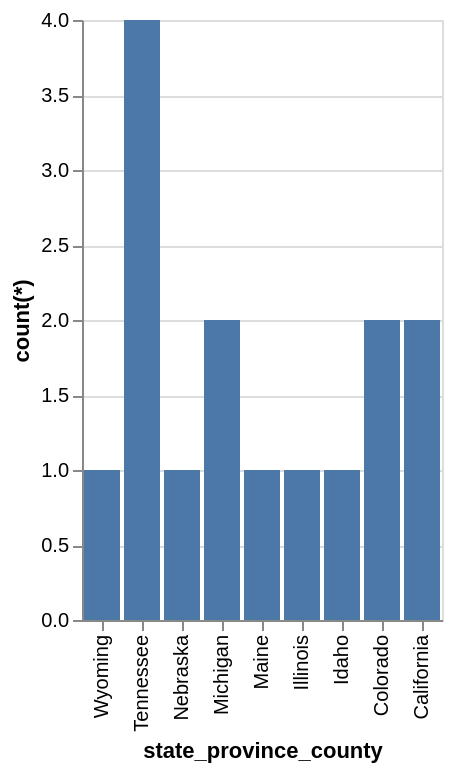

Write a Vega-Lite specification for this figure.
### Vega-Lite specification from a JSON file in a GitHub repository (floating-point values rounded to 4 significant figures)
{"data": {"values": [{"x_data": "Wyoming", "y_data": 1}, {"x_data": "Tennessee", "y_data": 4}, {"x_data": "Nebraska", "y_data": 1}, {"x_data": "Michigan", "y_data": 2}, {"x_data": "Maine", "y_data": 1}, {"x_data": "Illinois", "y_data": 1}, {"x_data": "Idaho", "y_data": 1}, {"x_data": "Colorado", "y_data": 2}, {"x_data": "California", "y_data": 2}]}, "mark": "bar", "encoding": {"x": {"field": "x_data", "type": "nominal", "title": "state_province_county", "sort": "descending"}, "y": {"field": "y_data", "type": "quantitative", "title": "count(*)"}}}
